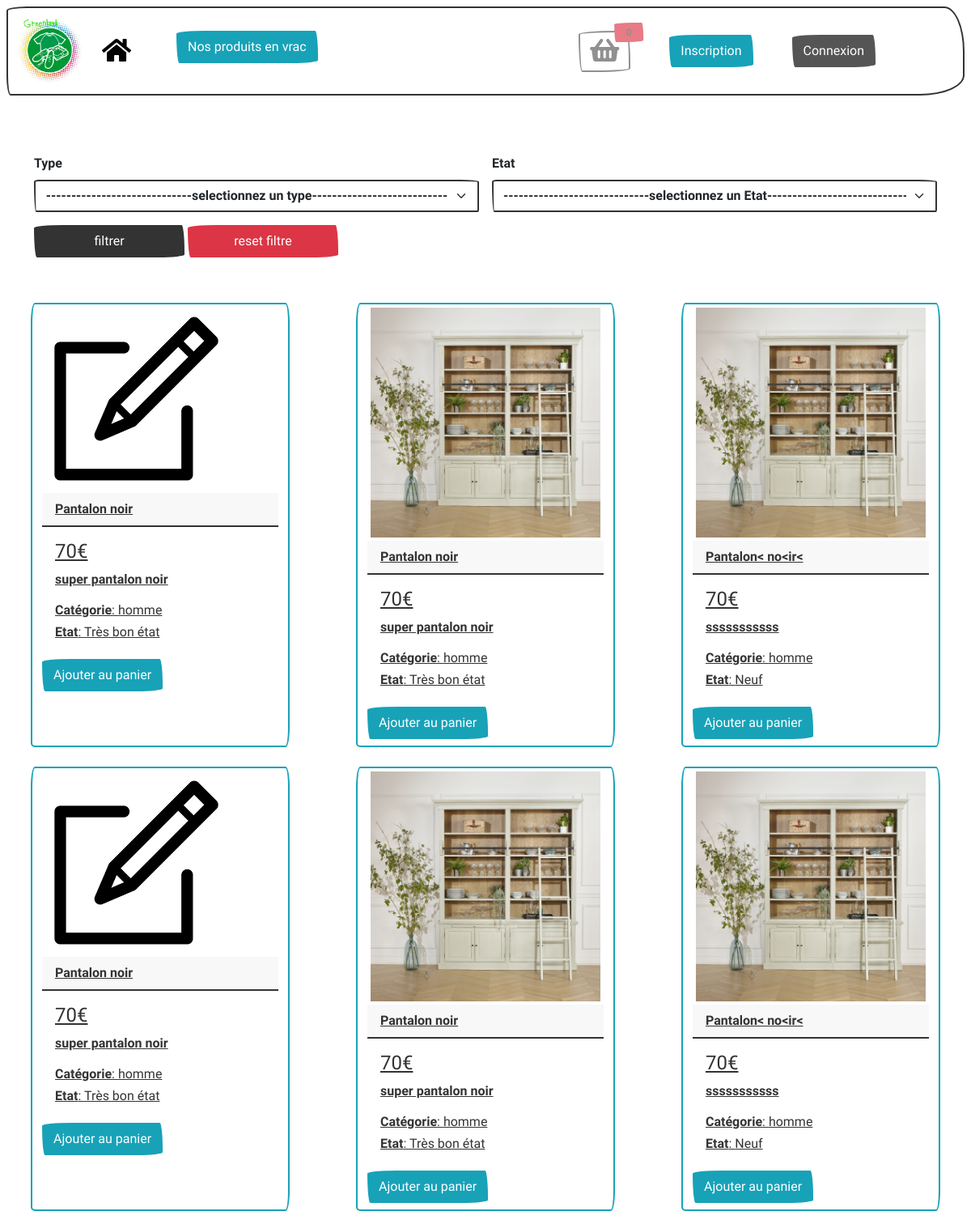
The page / on the database its author committed.
### tables this page shows
CREATE TABLE `produit` (
  `id` int(11) NOT NULL,
  `titre` varchar(255) NOT NULL,
  `etat` enum('1','2','3','4') NOT NULL,
  `description` text NOT NULL,
  `prix` float NOT NULL,
  `photo` varchar(255) NOT NULL,
  `type` enum('homme','femme','enfant') NOT NULL,
  `id_utilisateur` int(11) DEFAULT NULL,
  `statut` tinyint(1) NOT NULL DEFAULT 0,
  `id_categorie` int(11) NOT NULL
);

### src/controllers/AppController.php (called while the page is built, shortened)
<?php
class AppController
{
    public static function index()
    {
        $produits = Produit::readNoVrac();
        include(VIEWS . 'app/index.php');
    }
}

### config/config.php (called while the page is built, shortened)
<?php
spl_autoload_register(function($class) {
    foreach(['config/', 'src/controllers/', 'src/models/', 'src/services/'] as $folder) {
        $file = '../' . $folder . $class . '.php';
    }
});
$requestedRoute = '';
$foundMethod = $routes[$requestedRoute];
$class = $foundMethod[0];
$method = $foundMethod[1];
$class::$method();

### public/index.php (called while the page is built, shortened)
<?php
require_once(__DIR__ . '/../config/params.php');
require_once(__DIR__ . '/../config/config.php');

### config/Db.php (called while the page is built, shortened)
<?php
class Db {
    protected static function getDb() {
        try {
            $bdd = new PDO('mysql:host=' . CONFIG['db']['DB_HOST'] . ';dbname=' . CONFIG['db']['DB_NAME'] . ';charset=utf8;port=' . CONFIG['db']['DB_PORT'],
                            CONFIG['db']['DB_USER'],
                            CONFIG['db']['DB_PSWD'],
                            [
                                'ATTR_ERRMODE' => PDO::ERRMODE_EXCEPTION,
            ]);
            return $bdd;
        } catch (Exception $e) {
            var_dump($e);
            die;
        }
    }
}

### src/models/Produit.php (called while the page is built, shortened)
<?php
class Produit extends Db
{
    public static function readNoVrac()
    {
        $request="SELECT * FROM produit WHERE etat !=4 AND statut=0";
        $response=self::getDb()->prepare($request);
        $response->execute();
        return $response->fetchAll(PDO::FETCH_ASSOC);
    }
}

### views/app/index.php (the view, shortened to what this page needs)
<?php include(VIEWS . '_partials/header.php'); ?>
<form action="<?= BASE_PATH .'produit/filtre'; ?>"class="row g-3" method="get">
    <div class="form-grou col-md-6">
        <label for="type" class="form-label mt-4">Type</label>
        <select class="form-select" id="type" name="type">
            <option class="text-center" value="" >-----------------------------selectionnez un type---------------------------</option>
        </select>
    </div>
    <div class="form-group col-md-6">
        <label for="etat" class="form-label  mt-4">Etat</label>
        <select class="form-select" id="etat" name="etat">
            <option class="text-center" value="">-----------------------------selectionnez un Etat----------------------------</option>
        </select>
    </div>
    <div class="mb-5">
        <button type="submit" class="btn btn-primary col-md-2">filtrer</button>
        <a href="<?= BASE_PATH ; ?>" class="btn btn-danger col-md-2">reset filtre</a>
    </div>
</form>
<div class="row justify-content-between">
    <?php foreach ($produits as $produit): ?>
        <div class="card col-md-4 border-info me-2 ms-2 mb-3 mt-2" style="max-width: 20rem;">
            <a href="<?= BASE_PATH . 'produit/ficheProduit?produit=' . $produit['id']; ?>">
                <img class="p-1 img-fluid"  src="<?= BASE . 'upload/' . $produit['photo']; ?>" alt="">
                <div class="card-header"><?= $produit['titre']; ?></div>
                <div class="card-body">
                    <h4 class="card-title"><?= $produit['prix']; ?>€</h4>
                    <p class="card-text"><?= $produit['description']; ?></p>
                    <h6><?= '<strong>Catégorie</strong>: ' . $produit['type']; ?></h6>
                    <h6><?= '<strong>Etat</strong>: '; ?>
                        <?php if ($produit['etat'] == 1): echo 'Neuf'; endif; ?>
                        <?php if ($produit['etat'] == 2): echo 'Très bon état'; endif; ?>
                    </h6>
                </div>
            </a>
            <div>
                <?php if (isset($_SESSION['user']) && $_SESSION['user']['id']==$produit['id_utilisateur']): ?>
                <button class="btn btn-warning disabled">C'est votre annonce!!</button>
                <?php
                else:
                $affichage = true;
                if ($affichage):
                    ?>
                    <a href="<?= BASE_PATH . 'panier/ajout?id=' . $produit['id'] . '&redirect=accueil'; ?>"
                       class="btn btn-info mb-2">Ajouter au panier</a>
                <?php
                else: ?>
                    <span class="btn disabled btn-secondary mb-2">Déjà ajouté au panier !!</span>
                <?php endif;endif; ?>
            </div>
        </div>
    <?php endforeach; ?>
</div>
<?php include(VIEWS . '_partials/footer.php'); ?>

### views/_partials/header.php (shortened to what this page needs)
<!doctype html>
<html lang="en">
<head>
    <link rel="stylesheet" href="https://cdnjs.cloudflare.com/ajax/libs/bootswatch/5.2.0/sketchy/bootstrap.min.css"
/>
    <link rel="stylesheet" href="https://cdnjs.cloudflare.com/ajax/libs/font-awesome/5.8.0/css/all.min.css"
/>
</head>
<body>
<nav class="navbar navbar-expand-lg navbar-light bg-light ms-2 me-2 mt-2 pe-5">
    <div class="container-fluid">
        <a class="navbar-brand" href="<?= BASE_PATH; ?>"><img src="<?= BASE . 'img/logo.jpg'; ?>" width="80" alt=""></a>
        <div class="collapse navbar-collapse" id="navbarColor03">
            <ul class="navbar-nav me-auto">
                <li class="nav-item">
                    <a class="nav-link active" href="<?= BASE_PATH; ?>"><i class="fas fa-home fa-2x"></i></a>
                </li>
                <li class="nav-item ms-5">
                    <a class=" btn btn-info text-light" href="<?= BASE_PATH . 'produit/vrac'; ?>">Nos produits en vrac</a>
                </li>
            </ul>
            <?php if (isset($_SESSION['panier'])): ?>
                <a href="<?= BASE_PATH . 'panier/gestion'; ?>"
                   class="btn btn-light text-info <?php if (!isset($_SESSION['panier'])) {
                       echo 'disabled';
                   } ?> me-5 position-relative"><i class="fas fa-shopping-basket fa-2x"></i><span
                            class="position-absolute top-0 start-100 translate-middle badge bg-transparent text-info border border-info"><?php if (!isset($_SESSION['panier'])):echo 0; else: echo count($_SESSION['panier']); endif; ?></span></a>
            <?php else: ?>
                <a href="<?= BASE_PATH . 'panier/gestion'; ?>"
                   class="btn disabled me-5 position-relative bg-transparent text-secondary"><i
                            class="fas fa-shopping-basket fa-2x"></i><span
                            class="badge position-absolute top-0 start-100 translate-middle bg-danger text-secondary">
            <?php if (!isset($_SESSION['panier'])):echo 0;
            else: echo count($_SESSION['panier']);
            endif; ?></span></a>
            <?php endif; ?>
            <?php if (!isset($_SESSION['user'])): ?>
                <a href="<?= BASE_PATH . 'utilisateur/inscription'; ?>" class="btn btn-info me-5">Inscription</a>
                <a href="<?= BASE_PATH . 'utilisateur/connexion'; ?>" class="btn btn-secondary me-5">Connexion</a>
            <?php else: ?>
                <a href="<?= BASE_PATH . 'utilisateur/deconnexion'; ?>" class="btn btn-secondary me-5">Deconnexion</a>
            <?php endif; ?>
        </div>   <?php if (isset($_SESSION['user'])): ?>
        <div class=" dropstart nav-item   ">
            <a class="nav-link dropdown-toggle" data-bs-toggle="dropdown" href="#" role="button"
               aria-haspopup="true" aria-expanded="false"><i class="fas fa-user fa-2x"></i></a>
            <div class="dropdown-menu mt-4 ">
                <a class="dropdown-item" href="<?= BASE_PATH . 'produit/gestion'; ?>">Gérer mes annonces</a>
                <?php if ($_SESSION['user']['role']=='ROLE_ADMIN'): ?>
                   <a class="dropdown-item" href="<?=  BASE_PATH.'categorie/ajout' ; ?>">Ajout catégorie</a>
                   <a class="dropdown-item" href="<?=  BASE_PATH.'categorie/gestion' ; ?>">Gestion catégories</a>
               <?php endif; ?>
                    <a class="dropdown-item" href="<?=  BASE_PATH.'profil'."?id=".$_SESSION['user']['id'] ; ?>">Mon profil</a>
                    <a href="<?= BASE_PATH . 'produit/ajout'; ?>" class="dropdown-item">Nouvelle annonce</a>
                   <div class="dropdown-divider"></div>
                    <a class="dropdown-item"
                       href="<?= BASE_PATH . 'utilisateur/deconnexion'; ?>">Déconnexion</a>
            </div>
        </div>
        <?php endif; ?>
</nav>
<div class="container mt-5">

### views/_partials/footer.php (shortened to what this page needs)
</div>
</body>
</html>

### rows shown on the page
produit: photo (picture), titre "Pantalon noir", prix "70", description "super pantalon noir", type "homme", etat "Très bon état"
produit: photo (picture), titre "Pantalon noir", prix "70", description "super pantalon noir", type "homme", etat "Très bon état"
produit: photo (picture), titre "Pantalon< no<ir<", prix "70", description "sssssssssss", type "homme", etat "Neuf"
produit: photo (picture), titre "Pantalon noir", prix "70", description "super pantalon noir", type "homme", etat "Très bon état"
produit: photo (picture), titre "Pantalon noir", prix "70", description "super pantalon noir", type "homme", etat "Très bon état"
produit: photo (picture), titre "Pantalon< no<ir<", prix "70", description "sssssssssss", type "homme", etat "Neuf"
